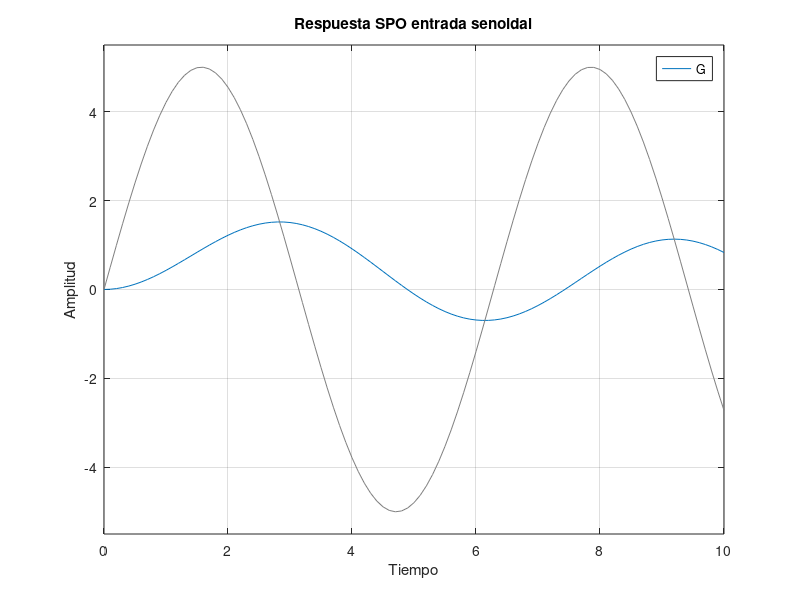

This figure's MATLAB source: (Note: this script raises an error after producing the figure.)
%% Primer Orden
clc
hold on % para que aparezcan las 2 funciones graficadas
        % si quisiese hacer step(G1) step(G2)

% Cuando son comandos irrelevantes, ponemos ; al final, para que no lo
% muestre en la Commad Window
T1 = 0.1;
T2 = 0.2;

num = [1];
den = [T1 1];
G1 = tf(num, den)

num = [1];
den = [T2 1];
G2 = tf(num, den)

step(G1, G2)
title('Respuesta al Escalon - Sistema de Primer Orden')
xlabel('Amplitud')
ylabel('Tiempo')
ylim([0 1.2])
legend('C1(t) Tau 0.1', 'C2(t) Tau 0.2')
    % C1 responde de manera mas rapida y se estabiliza antes que C2
    % Mas chico es el Tau => mas rapido responde el sistema
    % Mas grande (eje izquierda) es el polo => mas rapido responde el sistema
    % en Tau=1 alcanza el 63,2% de la respuesta final

%% Funcion Senoidal 1er Orden
t = 0:0.1:10;
u = 5*sin(t);   % es la entrada
num = [1];
den = [5 1];
G = tf(num, den)

% Defino entrada senoidal
lsim(G,u,t)
    % está desfasada y atenuada
    % la amplitud es menor, tiene la misma frecuencia
title('Respuesta SPO entrada senoidal');
xlabel('Tiempo');
ylabel('Amplitud');

%% Sobreamortiguados
clc

z = '';     % estamos aclarando que no tenemos ceros, entonces ponemos null
p1 = 1;     % polo
p2 = 2;

% Sistema de 1er Orden
k = p1;
p = [-p1];
[num, den] = zp2tf(z,p,k);
GPO = tf(num, den)  % arranca respondiendo mas rapido

% Sistema de 2do Orden
p = [-p1, -p2];     % definimos los polos
k = p1*p2;          % es el producto de las constantes
[num, den] = zp2tfk(z,p,k);
GSA = tf(num, den)  %Gsistema SobreAmortiguado

% Otra FT de 2do Orden
p2 = 50;
p = [-p1, -p2];     
k = p1*p2;          
[num, den] = zp2tfk(z,p,k);
GSA = tf(num, den)

step(GSA, GPO, GSA1)
    % GSA arranca ccomo si fuese una parabola.
        % GPO inmediatamente sufre un cambio y el sistema empieza a responder,
        % GSA no, y se toma un tiempo. Esa es la diferencia.
    % GSA1 es muy parecida a GPO: a medida que alejamos el 2do polo del eje
        % imaginario, hacia la izquieda, el sistema se aproxima mas a un
        % sistema de 1er Orden. Mientras más esté alejado del sistema
        % imaginario, menos inffluye en la salida del sistema.
    % 1er Orden la velocidad de respuesta es más rápida. Inmediatamente
        % sufre un un cambio y responde
        % 2do Orden no, se toma un tiempo

%% SubAmortiguados (variando parte REAL)
clc
z = '';

p1 = 0.2+3i;
p2 = 0.2-3i;
p = [-p1, -p2];
k = p1*p2;

[num, den] = zp2tf(z,p,k);
GSubA1 = tf(num, den)

p1 = 0.8+3i;
p2 = 0.8-3i;
p = [-p1, -p2];
k = p1*p2;

[num, den] = zp2tf(z,p,k);
GSubA2 = tf(num, den)

p1 = 1.7+3i;
p2 = 1.7-3i;
p = [-p1, -p2];
k = p1*p2;

[num, den] = zp2tf(z,p,k);
GSubA3 = tf(num, den)

step(GSubA1, GSubA2, GSubA3)
    % GSubA1 => la salida oscila, y va disminuyendo
        % overshoot: pico máximo (cuánto se pasa la salida del valor en el
            % cual se estabiliza, cuánto se pasa en porcentaje del valor final)
    % oscila menos cuando más grande es Sigma, las oscilaciones son más suaves
    % todas tienen la misma frecuencia
title('Respuesta al Escalón - varía parte real de polos')
ylabel('Amplitud')
xlabel('Tiempo')
legend('GSubA1(t) Sigma = 0.2', 'GSubA2(t) Sigma = 0.8', 'GSubA3(t) Sigma = 1.7')

%% SubAmortiguado (variando parte IMAGINARIA)
clc
z = '';

p1 = 1+2i;
p2 = 1-2i;
p = [-p1, -p2];
k = p1*p2;

[num, den] = zp2tf(z,p,k);
GSubA1 = tf(num, den)

p1 = 1+3i;
p2 = 1-3i;
p = [-p1, -p2];
k = p1*p2;

[num, den] = zp2tf(z,p,k);
GSubA2 = tf(num, den)

p1 = 1+4i;
p2 = 1-4i;
p = [-p1, -p2];
k = p1*p2;

[num, den] = zp2tf(z,p,k);
GSubA3 = tf(num, den)

step(GSubA1, GSubA2, GSubA3)
    % cambia la frecuenncia de oscilacion
    % la envolvente exponencial es la misma
    % es mas oscilatorio, y tarda más en estabilizarse
title('Respuesta al Escal[on - varía parte imaginaria de polos')
ylabel('Amplitud')
xlabel('Tiempo')
legend('GSubA1(t) Wd = 2', 'GSubA2(t) Wd = 3', 'GSubA3(t) Wd = 4')

%% Criterio de Routh (inestable)
clc 

num = [1];
den = [1 2 3 4 5];
FTLC = tf(num, den)

figure(1)
impulse(FTLC);
    xlim([0 10])
    ylim([-2 2])
    title('Respuesta del sistema a una entrada Impulso')
    ylabel('Amplitud')
    xlabel('C(t)')
    % se genera una salida inestable

figure(2)
pzmap(FTLC)
    % tenemos polos inestables a la derecha del eje Imag.

%% Criterio de Routh (criticamente estable)
clc

num = [1];
den = [1 2 1 2];
FTLC = tf(num, den)

figure(1)
impulse(FTLC);
    xlim([0 10])
    ylim([-2 2])
    title('Respuesta del sistema a una entrada Impulso')
    ylabel('Amplitud')
    xlabel('C(t)')
    % se genera una salida criticamente estable
        % oscila indefinidamente

figure(2)
pzmap(FTLC)
    % tenemos polos sobre el eje Imag. (salida oscilante)

%% Criterio de Routh (inestable 2)
clc

num = [1];
den = [1 2 24 48 -25 -50];
FTLC = tf(num, den)

figure(1)
impulse(FTLC);
    xlim([0 10])
    ylim([-2 2])
    title('Respuesta del sistema a una entrada Impulso')
    ylabel('Amplitud')
    xlabel('C(t)')
    % se genera una salida inestable

figure(2)
pzmap(FTLC)
    % tenemos un polo a la derecha del eje Imag.

%% Problema Servo
num = [18];
den = [1 2 26];
FTLC = tf(num, den);

figure(1)
hold on

step(FTLC, 'b')
    t = -1:0.01:7;  % tiempo donde va a estar definida (0.01 es el incremento)
unitstep = t >= 0;  % funcion escalon
    plot(t, unitstep, '-r')
 
title('Respuesta a una entrada Escalon - Problema Servo')
    ylabel('Amplitud');
    xlabel('Tiempo');
    legend('C(t)', 'Entrada Escalon');
    xlim([-1 7]);
    ylim([0 1.5]);
    % steady state 0.692 => valor donde se estabiliza
    % Ess => diferencia entre escalon y donde se estabiliza el sistema

%% Lugar Geometrico de las Raices LGR
num = [1];
den = [1 2];
FTLA = tf(num, den);

figure(1)
rlocus(FTLA);   % en MatLab, rlocus tiene como parámetro FTLA, 
                % sin embargo el método trabaja con LC
    % la linea dibujada se llama "Rama"
    % Gain => ganancia k

k = 3;          % valor random
num = [k];
den = [1 2+k];
FTLC = tf(num, den)

k = 35;          % valor random
num = [k];
den = [1 2+k];
FTLC2 = tf(num, den)

figure(2)
step(FTLC, FTLC1, FTLC2)
    % mientras más grande sea el K, más negativo es el polo y más rápida
        % va a ser la respuesta, y disminuye el ESS

%% Lugar Geométrico de las Raíces LGR - otra función
num = [1];
den = [1 1 0];
FTLA = tf(num, den);

figure(1)
rlocus(FTLA);
    % k > 1/4 --> eje Y (parte Imag.), subamortiguado, oscila
    % k = 1/4 --> criticamente amortig, es la mejor Rta antes que el
        % sistema oscile, es decir que se vuelva subamortiguado.
    % k < 1/4 --> sobreamortiguado

k = 0.05;
num = [k];
den = [1 1 k];
FTLC = tf(num, den)

k = 0.25;
num = [k];
den = [1 1 k];
FTLC2 = tf(num, den)

figure(2)
step(FTLC, FTLC1, FTLC2)
    xlim([0 30])
    % 0.05 sobreamortiguado
    % 0.25 criticamente amort.
    % 10 subamortiguado, overshoot 60% (es muy grande), presenta oscilaciones

%% Controlador proporcional
clc

z = '';
p = [-1 -0.5];
H = 1;                      % realimentacion unitaria
[num, den] = zp2tf(z,p,1)
Gp = tf(num, den)           % FT de la planta

kp = 1;
Gc = tf(kp);                % FT del controlador proporcional

FTLA = Gc * Gp;             % Para hacer el LG debajo

figure(1)
rlocus(FTLA)
    xlim([-1.5 1]);
    ylim([-3 3]);
    title('LGR Control Proporcional')
        % Si hablamos de estabilidad, es estable porque está del lado
            % negativo para cualquier valor de k

% Salida del Sistema en Lazo Cerrado
kp = 0.5;
Gc = tf(kp);
FTLC1 = feedback(Gc*Gp, H); % cierra el lazo de control y calcula la FTLC

kp = 3;
Gc = tf(kp);
FTLC2 = feedback(Gc*Gp, H);

kp = 5;
Gc = tf(kp);
FTLC3 = feedback(Gc*Gp, H);

figure(2)
step(FTLC1, FTLC2, FTLC3)
    % k = 0.5 --> el polo se aleja a la izquierda, se estabiliza más rápido
        % y responde más rápido
    % a medida que aumento el K oscila, y el sobreimpulso es más grande


%% Metodo 1: Curva de Reaccion del Proceso PID
clc

num = [1 3];
den = [1 5 9 5];
Gp = tf(num, den);

%========step=========
dt = 0.05;
t = 0:dt:8;
C = step(Gp, t);

figure(1)
    plot(t, C);
    xlabel('Tiempo'); ylabel('Amplitud');
    legend('C(t) - Exacta')
    ylim([0 0.8])
    grid
%=====================

%======Punto de Inflexion=====
dC = diff(C)/dt;
d2C = diff(dC)/dt;

figure(2)
hold on
    plot(C); plot(dC); plot(d2C)
    legend('C(t)', 'dC(t)', 'd2C(t)')
    grid
    axis([1 40 -0.4 1])
%=============================

%=======Obtencion valores=====
[m, p] = max(dC)    % CONSOLA m = 0.309
Cpi = C(p)          % CONSOLA esto es el Y
tpi = t(p)          % CONSOLA da 0.75 (x)
    % Cpi = m*tpi + h --> Y = m*x + h
    % 0.01625 = 0.309 * 0.75 + h
                             % h = -0.06925
L = 0.2241;
    % L = -h/m --> 0.06925 / 0.309
T = 1.94
    % Y estabiliza de 'C(t) exacta' --> 0.5996
    % ==> (Y = m*T - h) --> 0.5996 = 0.309 * T - 0.06925
    % despejo T --> T = 2.16456 --> Ti = T - L = 1.94
%=============================

%=======Tabla amarila=========
kp = 1.2 * T/L;
Ti = 2 * L;
    ki = kp/Ti;
Td = 0.5 * L;
    kd = kp*Td;
%=============================

num = [kd kp ki];
den = [1 0];
GcPID = tf(num, den);
FTLC = feedback(GcPID * Gp, 1);

figure(3)
step(FTLC)
    % overshoot 48.6% | ts 6.13 | Ess = 0

%======Mejorando parametros=====
kp1 = 1.5 * kp;     % acelera la respuesta
kd1 = 5 * kd;       % baja el overshoot
num = [kd1 kp1 ki];
den = [1 0];
GcPID_mejorado = tf(num, den)
FTLC_mejorado = feedback(GcPID_mejorado * Gp, 1)

figure(4)
step(FTLC, FTLC_mejorado)
    % mejorado: overshoot 7.34% | ts 1.84
%===============================

%=====Mejorando parametros 2====
kp2 = 1.5 * kp1;
kd2 = 5 * kd1;
num = [kd2 kp2 ki];
den = [1 0];
GcPID_mejorado2 = tf(num, den);
FTLC_mejorado2 = feedback(GcPID_mejorado2 * Gp, 1)

figure(5)
step(FTLC_mejorado, FTLC_mejorado2)
    % mejorado2> overshoot 1.53% | ts 1.6
%===============================

%% Sintonizacion - Curva de Reaccion del proceso PID 2
num = [1];
den = [1 9 26 24];
Gp = tf(num, den);

%----step-------
dt = 0.05;
t = 0:dt:8;
C = step(Gp, t);
%---------------

figure(1)
plot(t, C, '-b')
    ylabel('Amplitud');
    xlabel('Tiempo');
    legend('C(t) - Exacta')

%----Punto de Inflexion----
dC = diff(C)/dt;
d2C = diff(dC)/dt;
%--------------------------

figure(2)
hold on 
plot(C, '-b')
plot(dC, '-r')
plot(d2C, '-g')
    legend('C(t)', 'dC(t)', 'd2C(t)')
    grid
    axis([0 70 -0.04 0.1])

[m, p] = max(dC)    % CONSOLA m = 0.0312
tpi = t(p)          % CONSOLA da 0.65 (x),, entonces en la GRAFICA lo marco con punto y me fijo el valor de Y = 0.1167
    % y = m*x + h
    % 0.01167 = 0.0312*0.65 + h
                            % h = -0.00858
L = 0.275;
    % L = -ord/m --> 0.00858/0.0312
T = 1.3356;
    % AL = G(0) --> 0.04167  = 0.0312.T - 0.00858 --> T = 1.6101 --> Ti = T - L = 1.33556
        % GRAFICA 0.04167 es el valor donde se estabiliza (grfica plot(t,C,'-b-))
    % el valor de Ti es el pongo en MatLab como T

%-----Tabla amarilla------
kp = 1.2 * T/L;
Ti = 2 * L;
Td = 0.5 * L;
%-------------------------

num = [kp*Td*Ti kp*Ti kp];
den = [Ti 0];
Gc = tf(num, den)

FTLC = feedback(Gc*Gp, 1);

figure(3)
hold on
step(FTLC, '-b');

%------Mejorando los parametros (1)-----
kp1 = 1.5 * kp;
Td1 = 3 * Td;

num = [kp1*Td1*Ti kp1*Ti kp1];
den = [Ti 0];
Gc = tf(num, den);

FTLC = feedback(Gc*Gp, 1);
step(FTLC, '-r');
    legend('PID Z-N', 'PID Mejorado')
%---------------------------------------

%------Mejorando los parametros (2)-----
kp1 = 1.5 * kp;
Td2 = 3 * Td;

num = [kp1*Td2*Ti kp1*Ti kp1];
den = [Ti 0];
Gc = tf(num, den);

FTLC = feedback(Gc*Gp, 1);
step(FTLC, '-r');
    legend('PID Z-N', 'PID Mejorado 1', 'PID Mejorado 2')
%---------------------------------------

%------Mejorando los parametros (3)-----
kp2 = 1.5 * kp;
Td3 = 3 * Td;

num = [kp2*Td3*Ti kp2*Ti kp2];
den = [Ti 0];
Gc = tf(num, den);

FTLC = feedback(Gc*Gp, 1);
step(FTLC, '-r');
    legend('PID Z-N', 'PID Mejorado 1', 'PID Mejorado 2', 'PID Mejorado 3')
%---------------------------------------

%% Metodo 2: Método de la Ultima Ganancia

p1 = 0; p2 = 1; p3 = 2;
    p = [-p1 -p2 -p3]

z = '';
k = 1;

[num, den] = zp2tf(z,p,k)
Gp = tf(num, den)

kp = 1;
Gc = tf(kp);

FTLA = Gp * Gc

figure(1)
rlocus(FTLA)
    axis([-3 2 -4 4])
    % el valor de K lo veo en el Eje Y antes de cruzar
    % el LGR cruza el eje Imag., así que voy a encontrar K crítico
    
%% Nyquist - sistema estable con k = 1
k = 1;
num = [k];
den = [1 4 6 5 2];
FTLA = tf(num, den);

figure(1)
nyquist(FTLA);      % trabaja con FTLA
    % no hay rodeos al (-1;0)
    % es estable si no hubiera polos a la derecha

figure(2)
pzmap(FTLA)
    % es de fase mínima (está todo a la izquierda)
    % ahora sí podemos decir que es estable

num = [1 2];
den = [1 4 6 5 2];
FTLC = tf(num, den);

figure(3)
step(FTLC)

figure(4)
rlocus(FTLA)
    % para determinar en qué valor de K el sistema se vuelve
    % k > 4 --> inestable

%% Nyquist - sistema inestable con k = 10
k = 10;
num = k;
den = [1 4 6 5 2];
FTLA = tf(num, den);

figure(1)
nyquist(FTLA)   
    % hay 2 rodeos enn el (-1;0)

figure(2)
pzmap(FTLA)

num = [10 20];
den = [1 4 6 5 12];
FTLC = tf(num, den);

figure(3)
step(FTLC)

figure(4)
pzmap(FTLC)
    % hay 2 polos a la derecha del eje Imag., el sistema es inestable

%% Nyquist - sistema criticamente estable con k = 3.9375
k = 3.9375;
num = [k];
den = [1 4 6 5 2];
FTLA = tf(num, den);

figure(1)
nyquist(FTLA)
    % cae justo en (-1;0), lo hace criticamente estable

figure(2)
pzmap(FTLA)

num = [k 2*k];
den = [1 4 6 5 2+k];
FTLC = tf(num, den);

figure(3)
step(FTLC)

figure(4)
pzmap(FTLC)
    % tenemos 2 polos en LC sobre el eje Imag., oscila de manera indefinida
    % aun asi, es de fase mínima

